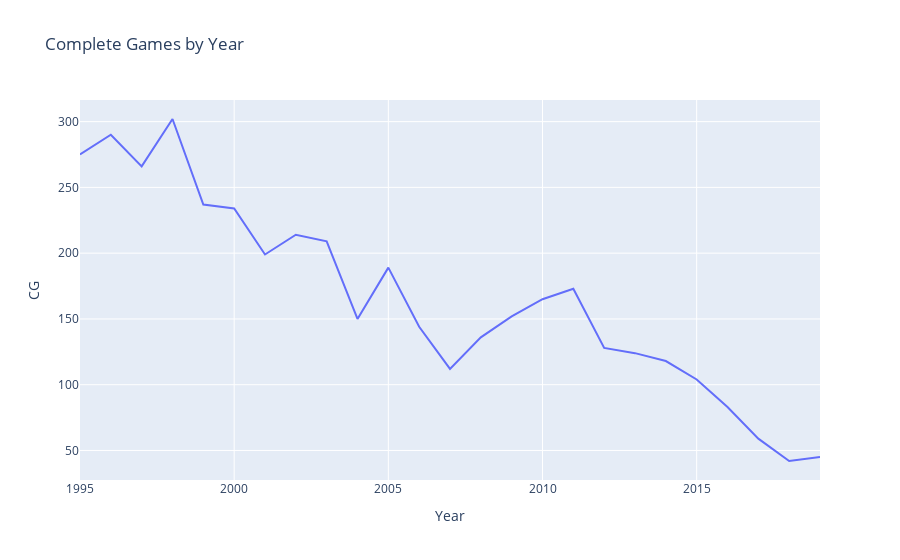

Notebook source saved alongside this figure:
### Code cell
df = df_pitcher.groupby(['Year']).sum().reset_index() # group by year and sum the # of complete games
fig = px.line(df, x="Year", y="CG", title = 'Complete Games by Year') # produce our charts
fig.show() # show them

### Figure 1 — Plotly figure (JSON) as saved in the notebook; plotly's stock layout.template omitted (floating-point values rounded to 4 significant figures)
{"data": [{"hovertemplate": "Year=%{x}<br>CG=%{y}<extra></extra>", "legendgroup": "", "line": {"color": "#636efa", "dash": "solid"}, "mode": "lines", "name": "", "orientation": "v", "showlegend": false, "type": "scatter", "x": [1995, 1996, 1997, 1998, 1999, 2000, 2001, 2002, 2003, 2004, 2005, 2006, 2007, 2008, 2009, 2010, 2011, 2012, 2013, 2014, 2015, 2016, 2017, 2018, 2019], "xaxis": "x", "y": [275, 290, 266, 302, 237, 234, 199, 214, 209, 150, 189, 144, 112, 136, 152, 165, 173, 128, 124, 118, 104, 83, 59, 42, 45], "yaxis": "y"}], "layout": {"legend": {"tracegroupgap": 0}, "title": {"text": "Complete Games by Year"}, "xaxis": {"anchor": "y", "domain": [0, 1], "title": {"text": "Year"}}, "yaxis": {"anchor": "x", "domain": [0, 1], "title": {"text": "CG"}}}}
